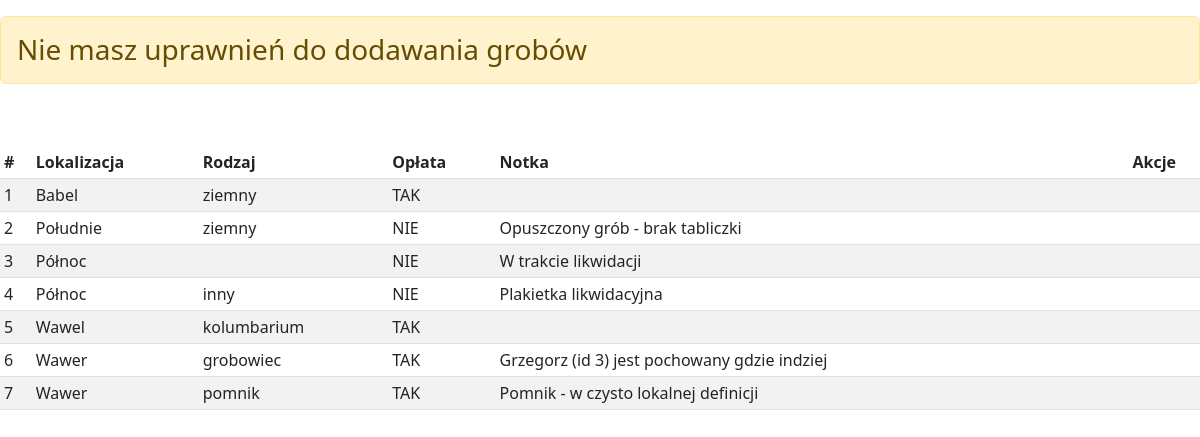
Before: /groby.php with the older database file.
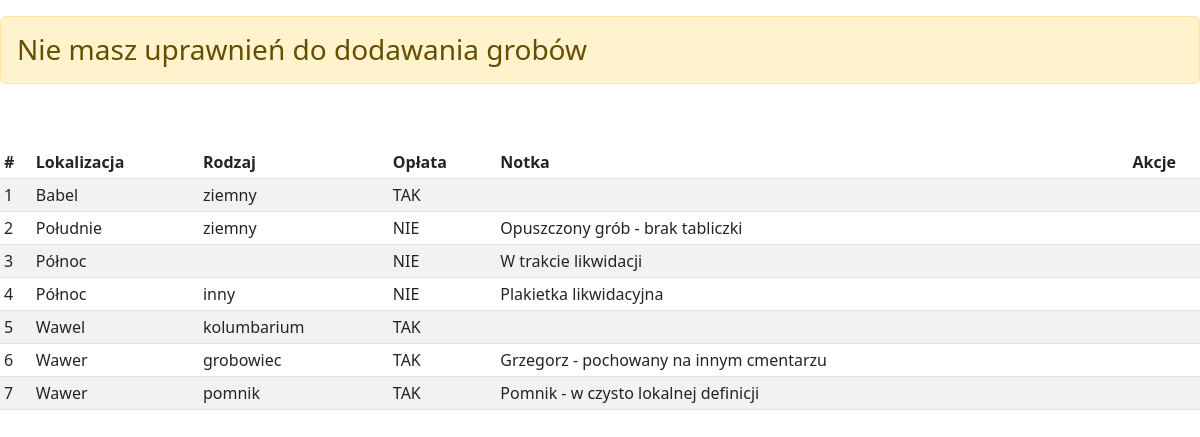
After: the same page with the newer database file.
### tables this page shows
CREATE TABLE `groby` (
  `id` int(5) NOT NULL,
  `lokalizacja` text NOT NULL,
  `rodzaj` varchar(20) DEFAULT NULL,
  `oplata` varchar(20) NOT NULL,
  `notka` text DEFAULT NULL
);

### groby.php (the view, shortened to what this page needs)
<?php
include 'dbconfig.php';
?>
<!DOCTYPE html>
<html lang="pl">
<head>
    <link href="bootstrap.min.css" rel="stylesheet" />
    <link href="bootstrap-icons.css" rel="stylesheet" />
    <link rel="stylesheet" href="style.css">
</head>
<body>
<?php if (isset($_SESSION['login'])) { ?>
    <h2>Dodaj grób do bazy</h2>
    <form action="dodaj_grob.php" method="post">
        <div class="form-group">
            <label for="lokalizacja">Lokalizacja <span class="text-danger">*</span></label>
            <input type="text" class="form-control" id="lokalizacja" name="lokalizacja" style="width: 750px;" placeholder="Podążaj za ustaloną notacją" autocomplete="off" required>
        </div>
        <div class="form-group">
            <label for="rodzaj">Rodzaj</label>
            <input list="rodzaj" name="rodzaj" placeholder="Wybierz rodzaj grobu" style="max-width: 250px;" class="form-control">
            <datalist id="rodzaj">
                <option value="ziemny"></option>
                <option value="grobowiec"></option>
                <option value="pomnik"></option>
                <option value="kolumbarium"></option>
                <option value="inny"></option>
            </datalist>
        </div>
        <div class="form-group">
            <label>Opłata <span class="text-danger">*</span></label><br>
            <div class="form-check form-check-inline">
                <input class="form-check-input" type="radio" name="oplata" value="TAK" id="oplata_tak" required>
                <label class="form-check-label" for="oplata_tak">TAK</label>
            </div>
            <div class="form-check form-check-inline">
                <input class="form-check-input" type="radio" name="oplata" value="NIE" id="oplata_nie" required>
                <label class="form-check-label" for="oplata_nie">NIE</label>
            </div>
        </div>
        <div class="form-group">
            <label for="notka">Notka (niewymagana)</label>
            <textarea class="form-control" id="notka" name="notka" placeholder="Wyjaśnienia nieścisłości etc." rows="3"></textarea>
        </div>
        <p>
        <p>
        <button type="submit" class="btn btn-primary">Dodaj grób</button>
        <button type="reset" class="btn btn-secondary">Resetuj</button>
    </form>
<?php } else { ?>
<p>
<h3 class="alert alert-warning">Nie masz uprawnień do dodawania grobów</h3>
<p>
<?php } ?>
<p>
<h2>Groby</h2>
<table class="table table-hover table-sm table-striped bg-white">
    <thead>
    <tr>
        <th>#</th>
        <th>Lokalizacja</th>
        <th>Rodzaj</th>
        <th>Opłata</th>
        <th>Notka</th>
        <th class="text-end pe-4">Akcje</th>
    </tr>
    </thead>
    <tbody>
    <?php
    $conn = new mysqli($server, $user, $password, $dbname);
    $zapytanie = "SELECT * FROM groby ORDER BY lokalizacja ASC";
    $result = $conn->query($zapytanie);
    if ($result && $result->num_rows > 0) {
        $licznik = 1;
        while ($row = $result->fetch_assoc()) {
            echo "<tr>";
            echo "<td>" . $licznik++ . "</td>";
            echo "<td>" . htmlspecialchars($row["lokalizacja"]) . "</td>";
            echo "<td>" . htmlspecialchars($row["rodzaj"]) . "</td>";
            echo "<td>" . htmlspecialchars($row["oplata"]) . "</td>";
            echo "<td>" . htmlspecialchars($row["notka"]) . "</td>";
            echo "<td class='text-end pe-6'>";
            echo "</td>";
            echo "</tr>\n";
        }
    } else {
        echo "<tr><td colspan='6'>Brak wyników</td></tr>";
    }
    ?>
    </tbody>
</table>
</body>
</html>

Changed rows visible on the page:
changed groby "grobowiec": notka "Grzegorz (id 3) jest pochowany gdzie indziej" → "Grzegorz - pochowany na innym cmentarzu"
